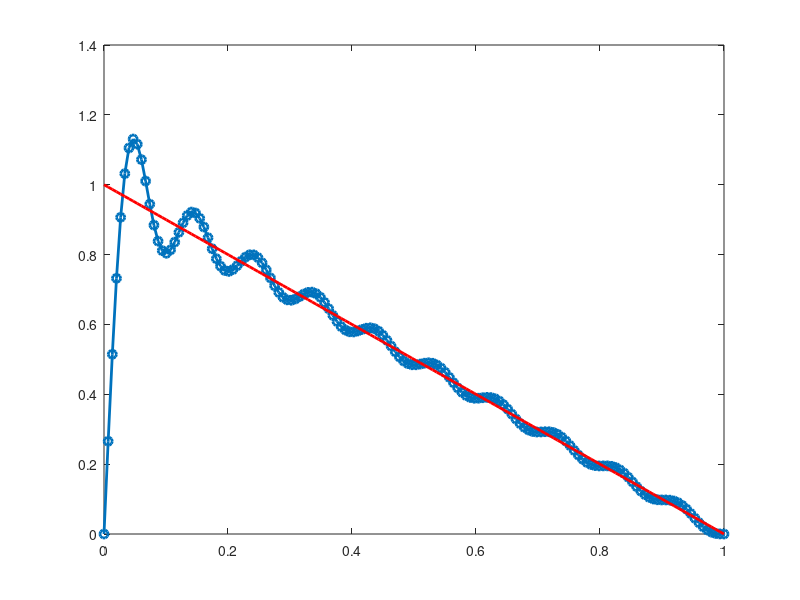
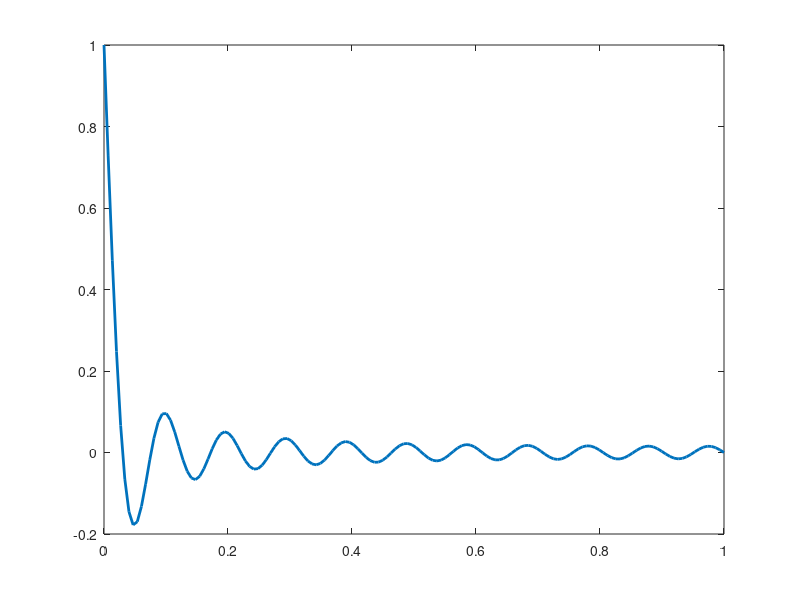

The MATLAB source for these figures, in order:
% approximate f(x) = 1-x with sines

N = 20;
x = linspace(0,1,150);

% make best approximation 
fN = 0;
for j = 1:N
    beta_j = 2/(j*pi);
    fN = fN + sin(j*pi*x) * beta_j;
end

% plot best approximation
figure
plot(x,fN,'o-','linewidth',2);hold on

% plot true f 
f = (1-x);
plot(x,f,'r','linewidth',2);

% plot error
figure
plot(x,f - fN,'linewidth',2)
